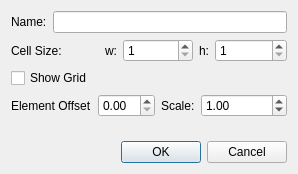
<?xml version="1.0" encoding="UTF-8"?>
<ui version="4.0">
 <class>PaletteProperties</class>
 <widget class="QDialog" name="PaletteProperties">
  <property name="geometry">
   <rect>
    <x>0</x>
    <y>0</y>
    <width>298</width>
    <height>174</height>
   </rect>
  </property>
  <property name="windowTitle">
   <string>MuseScore: Palette Properties</string>
  </property>
  <layout class="QVBoxLayout" name="verticalLayout">
   <item>
    <layout class="QFormLayout" name="formLayout_4">
     <item row="0" column="0">
      <widget class="QLabel" name="label">
       <property name="text">
        <string>Name:</string>
       </property>
      </widget>
     </item>
     <item row="0" column="1">
      <widget class="QLineEdit" name="name"/>
     </item>
    </layout>
   </item>
   <item>
    <layout class="QHBoxLayout" name="horizontalLayout">
     <item>
      <widget class="QLabel" name="label_2">
       <property name="text">
        <string>Cell Size:</string>
       </property>
      </widget>
     </item>
     <item>
      <layout class="QFormLayout" name="formLayout_2">
       <item row="0" column="0">
        <widget class="QLabel" name="label_3">
         <property name="text">
          <string>w:</string>
         </property>
        </widget>
       </item>
       <item row="0" column="1">
        <widget class="QSpinBox" name="cellWidth">
         <property name="minimum">
          <number>1</number>
         </property>
         <property name="maximum">
          <number>1000</number>
         </property>
        </widget>
       </item>
      </layout>
     </item>
     <item>
      <layout class="QFormLayout" name="formLayout_3">
       <item row="0" column="0">
        <widget class="QLabel" name="label_4">
         <property name="text">
          <string>h:</string>
         </property>
        </widget>
       </item>
       <item row="0" column="1">
        <widget class="QSpinBox" name="cellHeight">
         <property name="minimum">
          <number>1</number>
         </property>
         <property name="maximum">
          <number>1000</number>
         </property>
        </widget>
       </item>
      </layout>
     </item>
    </layout>
   </item>
   <item>
    <widget class="QCheckBox" name="showGrid">
     <property name="text">
      <string>Show Grid</string>
     </property>
    </widget>
   </item>
   <item>
    <layout class="QHBoxLayout" name="horizontalLayout_2">
     <item>
      <layout class="QFormLayout" name="formLayout">
       <property name="fieldGrowthPolicy">
        <enum>QFormLayout::AllNonFixedFieldsGrow</enum>
       </property>
       <item row="0" column="1">
        <widget class="QDoubleSpinBox" name="elementOffset"/>
       </item>
       <item row="0" column="0">
        <widget class="QLabel" name="label_5">
         <property name="text">
          <string>Element Offset</string>
         </property>
        </widget>
       </item>
      </layout>
     </item>
     <item>
      <layout class="QFormLayout" name="formLayout_5">
       <item row="0" column="0">
        <widget class="QLabel" name="label_6">
         <property name="text">
          <string>Scale:</string>
         </property>
        </widget>
       </item>
       <item row="0" column="1">
        <widget class="QDoubleSpinBox" name="mag">
         <property name="minimum">
          <double>0.010000000000000</double>
         </property>
         <property name="singleStep">
          <double>0.100000000000000</double>
         </property>
         <property name="value">
          <double>1.000000000000000</double>
         </property>
        </widget>
       </item>
      </layout>
     </item>
    </layout>
   </item>
   <item>
    <spacer name="verticalSpacer">
     <property name="orientation">
      <enum>Qt::Vertical</enum>
     </property>
     <property name="sizeHint" stdset="0">
      <size>
       <width>20</width>
       <height>107</height>
      </size>
     </property>
    </spacer>
   </item>
   <item>
    <widget class="QDialogButtonBox" name="buttonBox">
     <property name="orientation">
      <enum>Qt::Horizontal</enum>
     </property>
     <property name="standardButtons">
      <set>QDialogButtonBox::Cancel|QDialogButtonBox::Ok</set>
     </property>
    </widget>
   </item>
  </layout>
 </widget>
 <resources/>
 <connections>
  <connection>
   <sender>buttonBox</sender>
   <signal>accepted()</signal>
   <receiver>PaletteProperties</receiver>
   <slot>accept()</slot>
   <hints>
    <hint type="sourcelabel">
     <x>248</x>
     <y>254</y>
    </hint>
    <hint type="destinationlabel">
     <x>157</x>
     <y>274</y>
    </hint>
   </hints>
  </connection>
  <connection>
   <sender>buttonBox</sender>
   <signal>rejected()</signal>
   <receiver>PaletteProperties</receiver>
   <slot>reject()</slot>
   <hints>
    <hint type="sourcelabel">
     <x>316</x>
     <y>260</y>
    </hint>
    <hint type="destinationlabel">
     <x>286</x>
     <y>274</y>
    </hint>
   </hints>
  </connection>
 </connections>
</ui>
